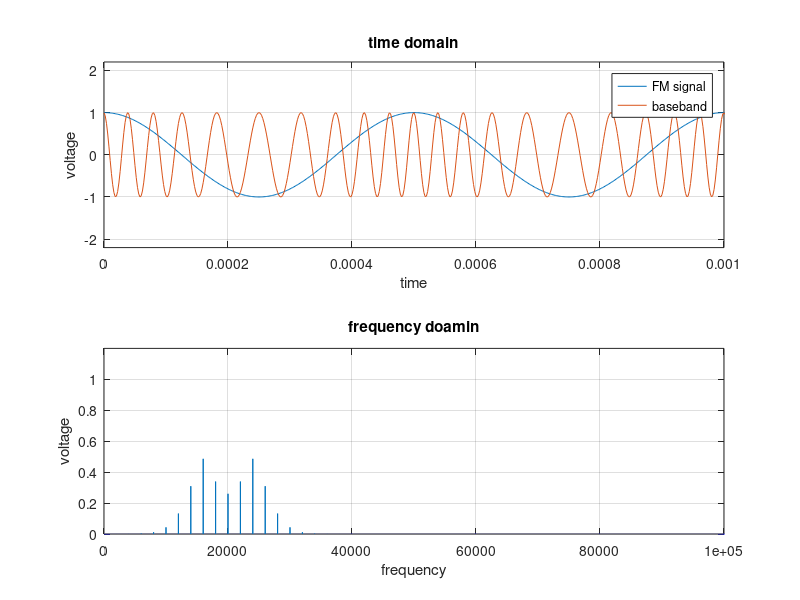

Here is the MATLAB script that generated this plot:

fs = 500e3;
Ts = 1/fs;
t= 0:Ts:1-Ts;

fc = 20000; %Hz
uc = cos(2 * pi * fc * t);

fb= 2000; %Hz
ub=cos(2 * pi * fb * t);

%%%%% Modulation
%delta_f = 4800;
eta = 3; %modulationsindex eta <1 ->schmalband-FM (NBFM)
delta_f = eta * fb;
int_ub = 1/fs * cumsum(ub);
ufm = cos(2 * pi * fc * t + 2 * pi * delta_f * int_ub);

% Plot Time Domain (Zeitbereichsdarstellung)
figure(1);
subplot(2, 1, 1);  % 2 rows, 1 column, 1st row
plot(t,ub ,t,ufm), grid on;
axis([0.0 0.001 -2.2 2.2]); % Axenskalierung ändern axis([xbeginn xend ybegin yend])
title('time domain')
xlabel('time');
ylabel('voltage');
legend('FM signal','baseband');

F = fft(ufm); % fourier coefficient (=amplitude) at each frequrncy
n = length(ufm); % number of samples
f = (0 : n-1)*(fs/n); % vector of frequencies
volt = 2/n * abs(F); % absolute value of amplitude

% Plot Frequency Domain (Frequenzbereichsdarstellung)
subplot(2, 1, 2); % 2nd row
plot(f, volt); % volt(f)
grid on;
axis([0 100e3 0 1.2]);
title('frequency doamin')
xlabel('frequency');
ylabel('voltage');